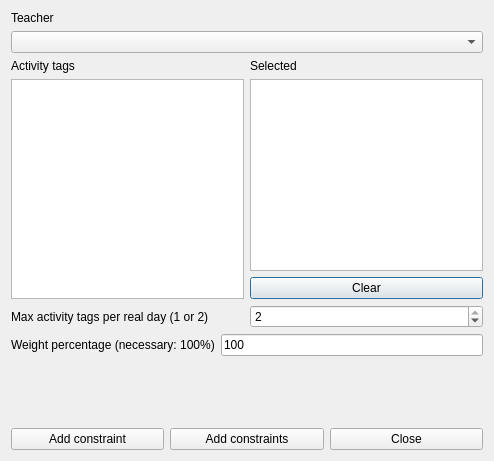
<?xml version="1.0" encoding="UTF-8"?>
<ui version="4.0">
 <class>AddConstraintTeacherMaxActivityTagsPerRealDayFromSetForm_template</class>
 <widget class="QDialog" name="AddConstraintTeacherMaxActivityTagsPerRealDayFromSetForm_template">
  <property name="geometry">
   <rect>
    <x>0</x>
    <y>0</y>
    <width>494</width>
    <height>461</height>
   </rect>
  </property>
  <property name="windowTitle">
   <string extracomment="This is the title of the dialog to add a new constraint of this type">Add teacher max activity tags per real day from set</string>
  </property>
  <layout class="QVBoxLayout" name="verticalLayout_4">
   <item>
    <layout class="QVBoxLayout" name="verticalLayout_3">
     <item>
      <widget class="QLabel" name="teacherTextLabel">
       <property name="frameShape">
        <enum>QFrame::NoFrame</enum>
       </property>
       <property name="frameShadow">
        <enum>QFrame::Plain</enum>
       </property>
       <property name="text">
        <string>Teacher</string>
       </property>
       <property name="wordWrap">
        <bool>false</bool>
       </property>
      </widget>
     </item>
     <item>
      <widget class="QComboBox" name="teachersComboBox">
       <property name="editable">
        <bool>false</bool>
       </property>
       <property name="insertPolicy">
        <enum>QComboBox::NoInsert</enum>
       </property>
       <property name="duplicatesEnabled">
        <bool>false</bool>
       </property>
      </widget>
     </item>
    </layout>
   </item>
   <item>
    <layout class="QHBoxLayout" name="horizontalLayout_4">
     <item>
      <layout class="QVBoxLayout" name="verticalLayout_2">
       <item>
        <widget class="QLabel" name="label_2">
         <property name="text">
          <string>Activity tags</string>
         </property>
        </widget>
       </item>
       <item>
        <widget class="QListWidget" name="allActivityTagsListWidget"/>
       </item>
      </layout>
     </item>
     <item>
      <layout class="QVBoxLayout" name="verticalLayout">
       <item>
        <widget class="QLabel" name="label_3">
         <property name="text">
          <string comment="It refers to activity tags">Selected</string>
         </property>
        </widget>
       </item>
       <item>
        <widget class="QListWidget" name="selectedActivityTagsListWidget"/>
       </item>
       <item>
        <widget class="QPushButton" name="clearActivityTagsPushButton">
         <property name="text">
          <string>Clear</string>
         </property>
        </widget>
       </item>
      </layout>
     </item>
    </layout>
   </item>
   <item>
    <layout class="QHBoxLayout" name="horizontalLayout">
     <item>
      <widget class="QLabel" name="label">
       <property name="text">
        <string>Max activity tags per real day (1 or 2)</string>
       </property>
      </widget>
     </item>
     <item>
      <widget class="QSpinBox" name="maxActivityTagsSpinBox">
       <property name="minimum">
        <number>1</number>
       </property>
       <property name="maximum">
        <number>2</number>
       </property>
       <property name="value">
        <number>2</number>
       </property>
      </widget>
     </item>
    </layout>
   </item>
   <item>
    <layout class="QHBoxLayout" name="horizontalLayout_2">
     <item>
      <widget class="QLabel" name="weightTextLabel">
       <property name="frameShape">
        <enum>QFrame::NoFrame</enum>
       </property>
       <property name="frameShadow">
        <enum>QFrame::Plain</enum>
       </property>
       <property name="text">
        <string>Weight percentage (necessary: 100%)</string>
       </property>
       <property name="wordWrap">
        <bool>false</bool>
       </property>
      </widget>
     </item>
     <item>
      <widget class="QLineEdit" name="weightLineEdit">
       <property name="text">
        <string notr="true">100</string>
       </property>
      </widget>
     </item>
    </layout>
   </item>
   <item>
    <spacer name="verticalSpacer">
     <property name="orientation">
      <enum>Qt::Vertical</enum>
     </property>
     <property name="sizeHint" stdset="0">
      <size>
       <width>20</width>
       <height>32</height>
      </size>
     </property>
    </spacer>
   </item>
   <item>
    <layout class="QHBoxLayout" name="horizontalLayout_3">
     <item>
      <widget class="QPushButton" name="addConstraintPushButton">
       <property name="text">
        <string>Add constraint</string>
       </property>
      </widget>
     </item>
     <item>
      <widget class="QPushButton" name="addConstraintsPushButton">
       <property name="text">
        <string>Add constraints</string>
       </property>
      </widget>
     </item>
     <item>
      <widget class="QPushButton" name="closePushButton">
       <property name="text">
        <string>Close</string>
       </property>
      </widget>
     </item>
    </layout>
   </item>
  </layout>
 </widget>
 <layoutdefault spacing="6" margin="11"/>
 <resources/>
 <connections/>
</ui>
